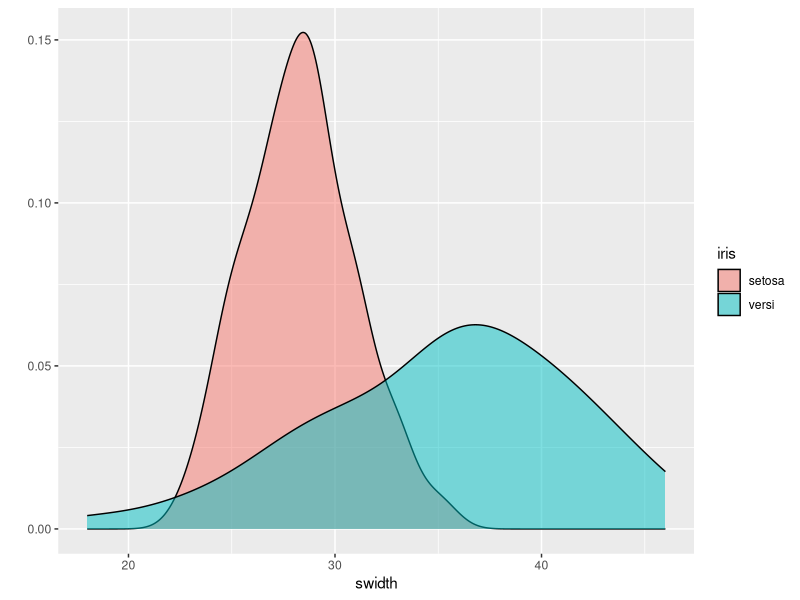
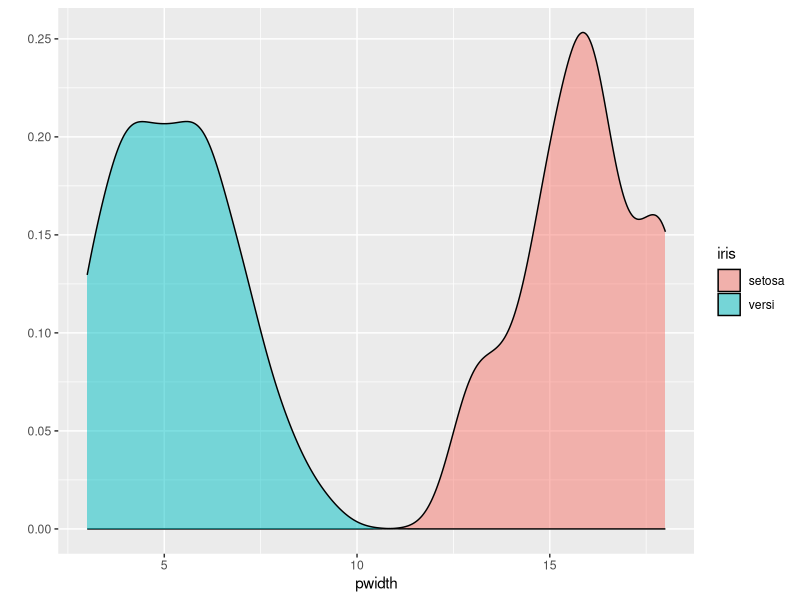
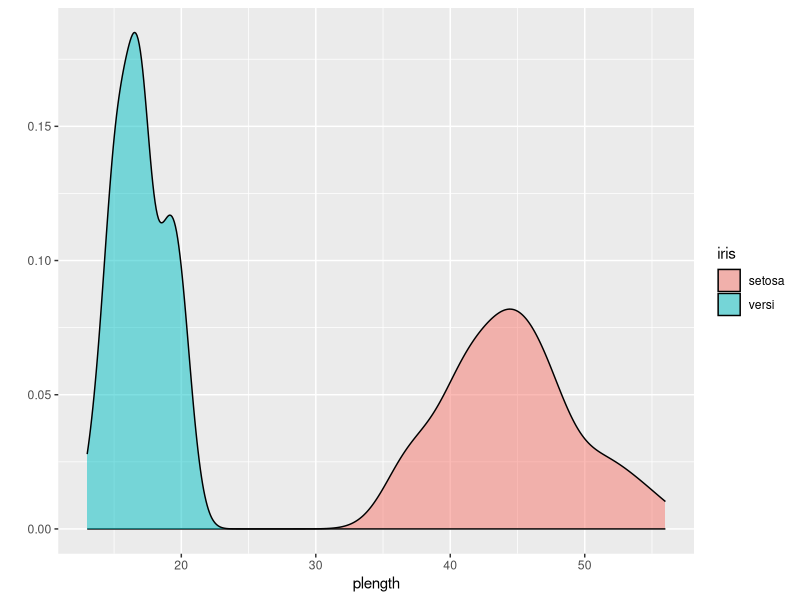
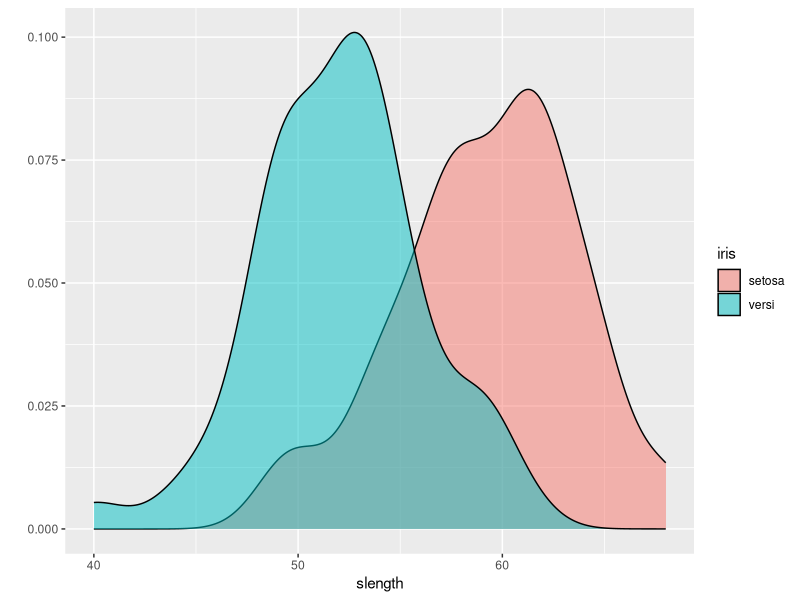
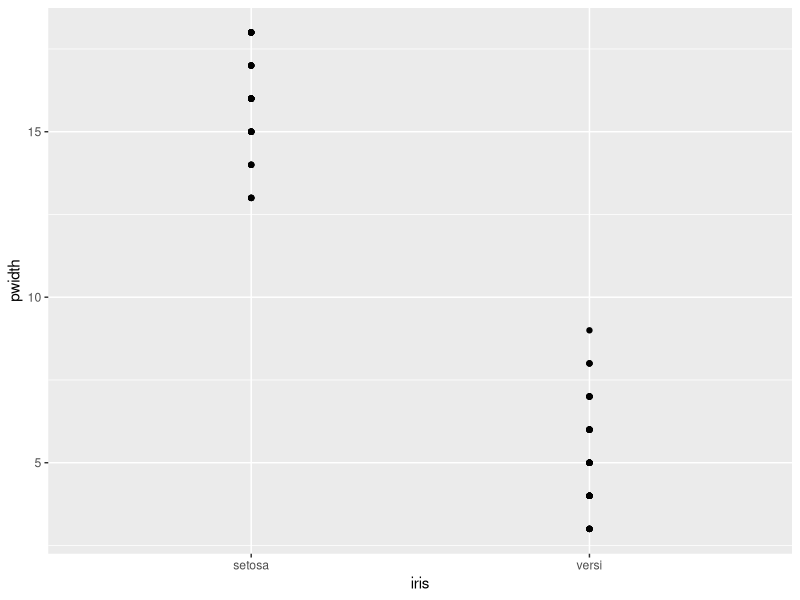
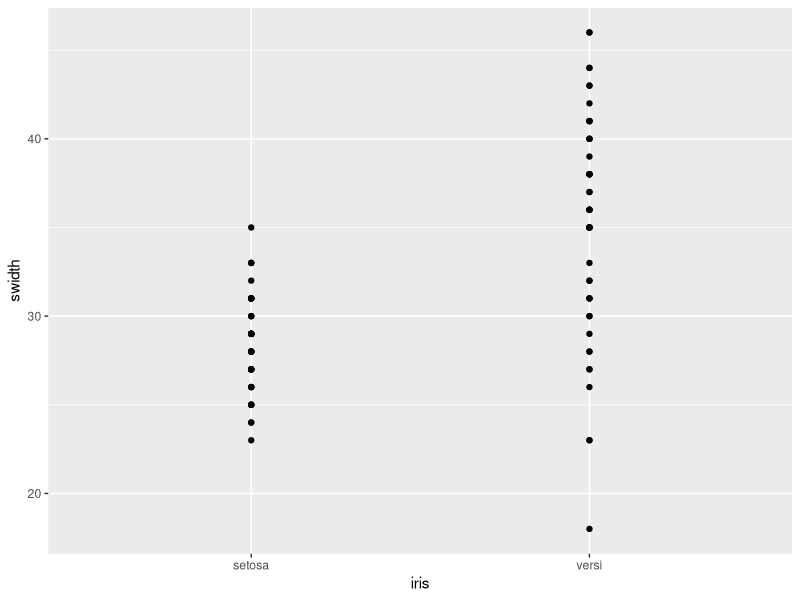
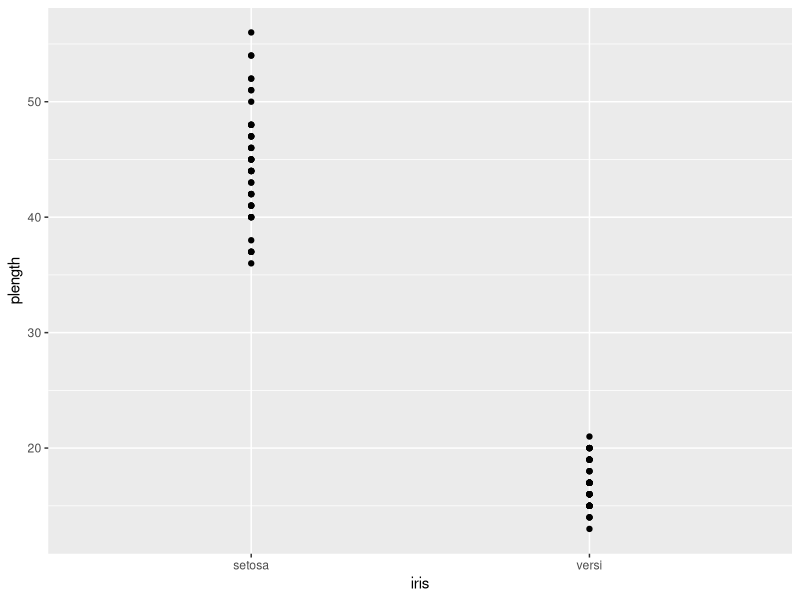
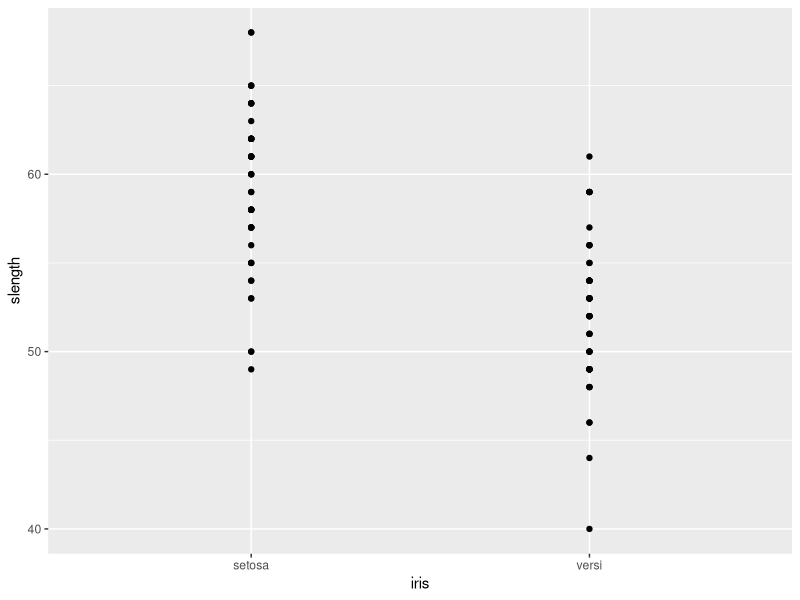

R code for these plots, in order:
## ---- chunk 1
knitr::opts_chunk$set(echo = TRUE)
## ---- chunk 2
library(tidyverse)
library(here)
## ---- chunk 3
setosa_sepal <- read_table(here("Data/setosa_sepal.txt"))
setosa_petal <- read_table(here("Data/setosa_petal.txt"))
versi_sepal <- read_table(here("Data/versi_sepal.txt"))
versi_petal <- read_table(here("Data/versi_petal.txt"))
## ---- chunk 4
colnames(setosa_petal) <- c("plantid", "pwidth", "plength")
colnames(setosa_sepal) <- c("plantid", "swidth", "slength")
colnames(versi_petal) <- c("plantid", "pwidth", "plength")
colnames(versi_sepal) <- c("plantid", "swidth", "slength")
## ---- chunk 5
setosa <- inner_join(
x = setosa_petal,
y = setosa_sepal,
by = "plantid"
)
versi <- inner_join(
x = versi_petal,
y = versi_sepal,
by = "plantid"
)
## ---- chunk 6
setosa <- setosa %>%
mutate(.,
iris = "setosa"
)
versi <- versi %>%
mutate(.,
iris = "versi"
)
## ---- chunk 7
setosa_versi <- rbind(setosa, versi)
## ---- chunk 8
summary(setosa_versi)
summary(setosa)
summary(versi)
## ---- chunk 9
qplot(
x = swidth,
fill = iris,
data = setosa_versi,
geom = "density",
alpha = I(0.5) # This syntax removes alpha from the legend
)
## ---- chunk 10
qplot(
x = pwidth,
fill = iris,
data = setosa_versi,
geom = "density",
alpha = I(0.5) # This syntax removes alpha from the legend
)
## ---- chunk 11
qplot(
x = plength,
fill = iris,
data = setosa_versi,
geom = "density",
alpha = I(0.5) # This syntax removes alpha from the legend
)
## ---- chunk 12
qplot(
x = slength,
fill = iris,
data = setosa_versi,
geom = "density",
alpha = I(0.5) # This syntax removes alpha from the legend
)
## ---- chunk 13
qplot(
x = iris,
y = pwidth,
data = setosa_versi)
## ---- chunk 14
qplot(
x = iris,
y = swidth,
data = setosa_versi)
## ---- chunk 15
qplot(
x = iris,
y = plength,
data = setosa_versi)
## ---- chunk 16
qplot(
x = iris,
y = slength,
data = setosa_versi)
## ---- chunk 17
(resp_uneq_swidth <- t.test(swidth ~ iris, data = setosa_versi))
(resp_uneq_plength <- t.test(plength ~ iris, data = setosa_versi))
## ---- chunk 18
(resp_eq_pwidth <- t.test(pwidth ~ iris, var.equal = T, data = setosa_versi))
(resp_eq_slength <- t.test(slength ~ iris, var.equal = T, data = setosa_versi))
